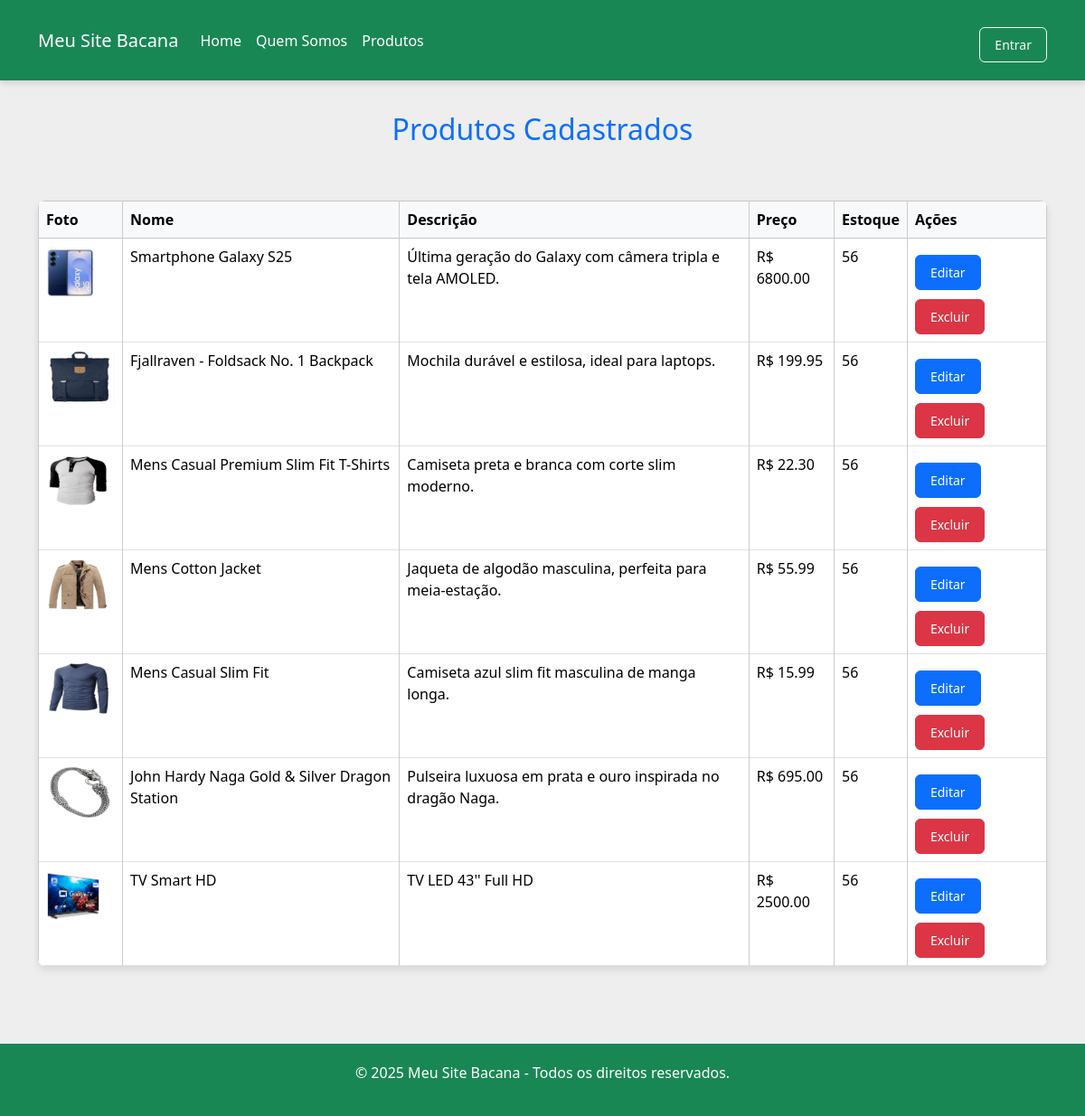
Page /produtos/listar/ (signed in) on the committed database.
### app/models.py (models this page shows, shortened)
class Produto(models.Model):
    nome = models.CharField(max_length=100)
    descricao = models.TextField()
    preco = models.DecimalField(max_digits=10, decimal_places=2)
    estoque = models.PositiveIntegerField()
    foto = models.ImageField(upload_to='imagens/', blank=True, null=True)
    categoria = models.ForeignKey(Categoria, on_delete=models.SET_NULL, null=True, blank=True)

### app/decorators.py (the view)
    def wrapper(request, *args, **kwargs):
        if not request.session.get('usuario_id'):
            return redirect('login')
        return view_func(request, *args, **kwargs)

### app/views.py (called while the page is built)
@precisa_login
def listar_produtos_card(request):
    produtos = Produto.objects.all()
    return render(request, 'produtos_card.html', {'produtos': produtos})

### app/templates/produtos_card.html (shortened to what this page needs)
{% extends 'template.html' %}
{% block conteudo %}
<div class="container mt-4">
  <h2 class="text-center mb-4 text-primary">Produtos Cadastrados</h2>
  <table class="table table-bordered">
    <thead class="table-light">
      <tr>
        <th>Foto</th>
        <th>Nome</th>
        <th>Descrição</th>
        <th>Preço</th>
        <th>Estoque</th>
        <th>Ações</th>
      </tr>
    </thead>
    <tbody>
      {% for produto in produtos %}
      <tr>
        <td><img src="{{ produto.foto.url }}" alt="Foto" height="60" /></td>
        <td>{{ produto.nome }}</td>
        <td>{{ produto.descricao }}</td>
        <td>R$ {{ produto.preco }}</td>
        <td>{{ produto.estoque }}</td>
        <td>
          <a href="{% url 'editar_produto' produto.id %}" class="btn btn-primary btn-sm">Editar</a>
          <a href="{% url 'excluir_produto' produto.id %}" class="btn btn-danger btn-sm">Excluir</a>
        </td>
      </tr>
      {% endfor %}
    </tbody>
  </table>
</div>
{% endblock %}

### app/static/style_produto.css (style rules this page uses)
body { font-family: Arial, sans-serif; background-color: #f4f4f4; margin: 0; padding: 0; }
a.btn { display: inline-block; padding: 8px 16px; text-decoration: none; border-radius: 6px; margin-top: 10px; transition: background-color 0.3s; }

### app/static/style.css (style rules this page uses)
* { margin: 0; padding: 0; box-sizing: border-box; font-family: 'Segoe UI', Tahoma, Geneva, Verdana, sans-serif; }
html, body { height: 100%; background-color: #eeeeee; display: flex; flex-direction: column; }
table { width: 90%; margin: 60px auto; border-collapse: collapse; background-color: white; border-radius: 8px; overflow: hidden; box-shadow: 0 4px 8px rgba(0,0,0,0.1); }
th, td { border: 1px solid #ccc; padding: 15px; text-align: left; }
th { background-color: #f0f0f0; }

### rows in the picture
Produto: foto (picture), nome "Smartphone Galaxy S25", descricao "Última geração do Galaxy com câmera tripla e tela AMOLED.", preco "6800.00", estoque "56"
Produto: foto (picture), nome "Fjallraven - Foldsack No. 1 Backpack", descricao "Mochila durável e estilosa, ideal para laptops.", preco "199.95", estoque "56"
Produto: foto (picture), nome "Mens Casual Premium Slim Fit T-Shirts", descricao "Camiseta preta e branca com corte slim moderno.", preco "22.30", estoque "56"
Produto: foto (picture), nome "Mens Cotton Jacket", descricao "Jaqueta de algodão masculina, perfeita para meia-estação.", preco "55.99", estoque "56"
Produto: foto (picture), nome "Mens Casual Slim Fit", descricao "Camiseta azul slim fit masculina de manga longa.", preco "15.99", estoque "56"
Produto: foto (picture), nome "John Hardy Naga Gold & Silver Dragon Station", descricao "Pulseira luxuosa em prata e ouro inspirada no dragão Naga.", preco "695.00", estoque "56"
Produto: foto (picture), nome "TV Smart HD", descricao "TV LED 43'' Full HD", preco "2500.00", estoque "56"
